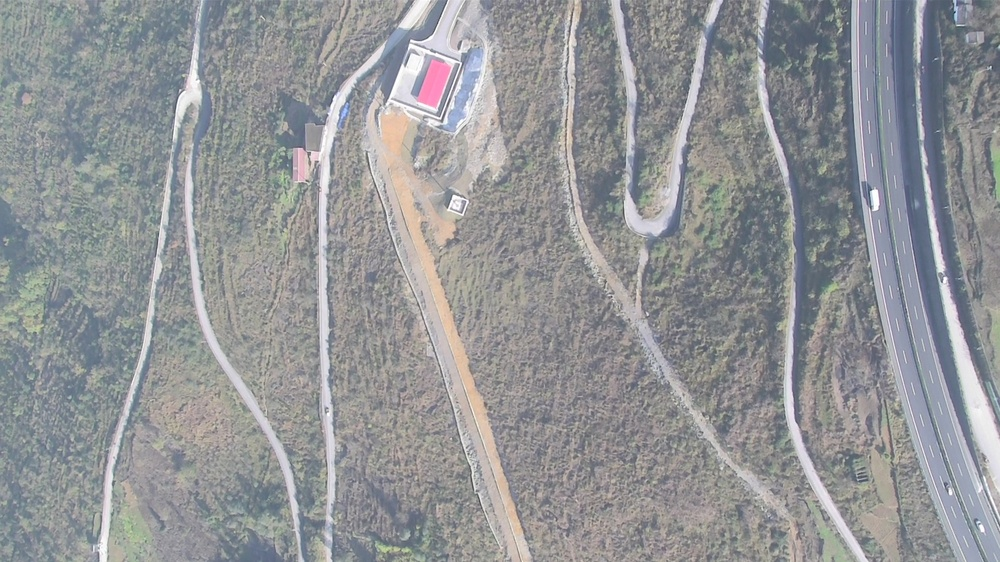
#> input picture 2997.jpg, 1000 x 562 px, shrunk from 1920 x 1080 before the run
$ python -i cmp.py   (imports and definitions only)   (older library calls are emulated)
#> lines starting #> are read from the running program, lines starting #| are printed output that depends on the picture; after the words box and inside, x2 and y2 are one past the last pixel; in counts of white or black regions, pixels touching at a corner belong together
#> further down, picture is the input picture: shape (562, 1000, 3); mean B, G, R 150.8, 148.3, 146.6
from skimage.measure import compare_ssim
from skimage.morphology import disk
from skimage.filters import rank
import argparse
import cv2
import numpy as np
import imutils
from PIL import Image
import imagehash
import pywt
threshold=10

#hash滑动窗口大小
boxsize=32
#hash 不同时的阈值
hash_threshold=50

def green_mask_detect(bgr_image):
#color_img bgr image
#return green part in color_img
    bgr_image = bgr_image.copy()
    lab_image=cv2.cvtColor(bgr_image, cv2.COLOR_BGR2LAB)
#> lab_image: shape (562, 1000, 3); mean of channels 0, 1, 2 156.2, 128, 126.5
    lab_planes=lab_image
    clahe=cv2.createCLAHE(clipLimit=4.0,tileGridSize=(4,4))

    dst=clahe.apply(lab_planes[:,:,0]);
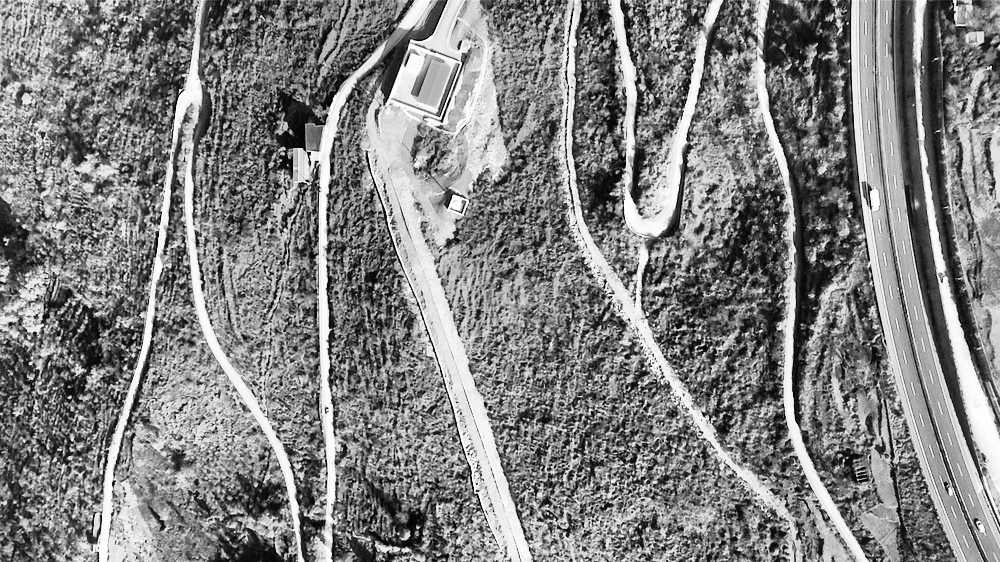
#> dst: shape (562, 1000); min 0, max 255, mean 129.4

    lab_planes[:,:,0]=dst;
#> lab_planes: shape (562, 1000, 3); mean of channels 0, 1, 2 129.4, 128, 126.5

    image_clahe=cv2.cvtColor(lab_planes,cv2.COLOR_LAB2BGR)
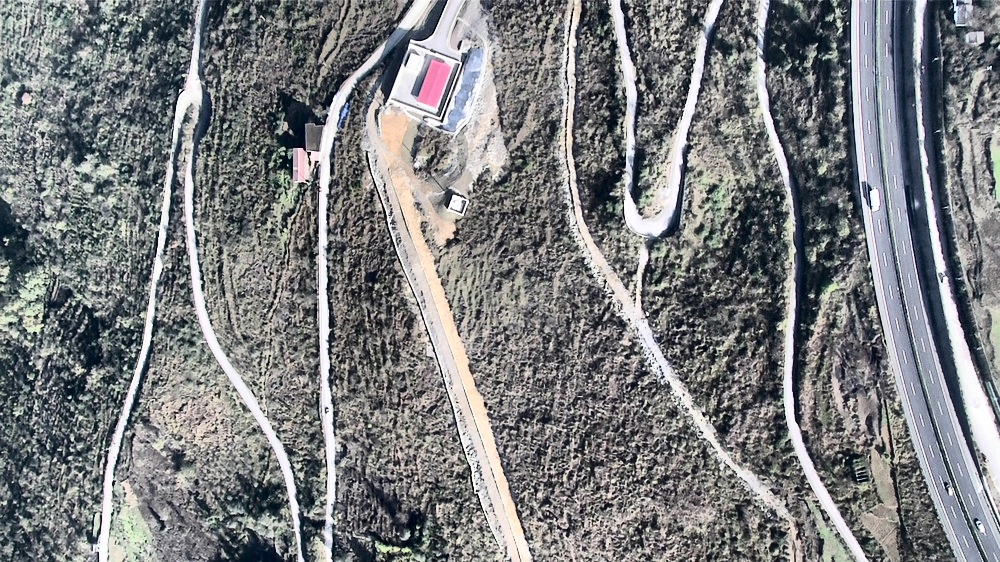
#> image_clahe: shape (562, 1000, 3); mean B, G, R 126.5, 124.4, 122.7

    ## convert to hsv
    hsv = cv2.cvtColor(image_clahe, cv2.COLOR_BGR2HSV)
#> hsv: shape (562, 1000, 3); mean H, S, V 82.1, 32.5, 130.1


    mask = cv2.inRange(hsv, (20, 10, 20), (90, 255,255))
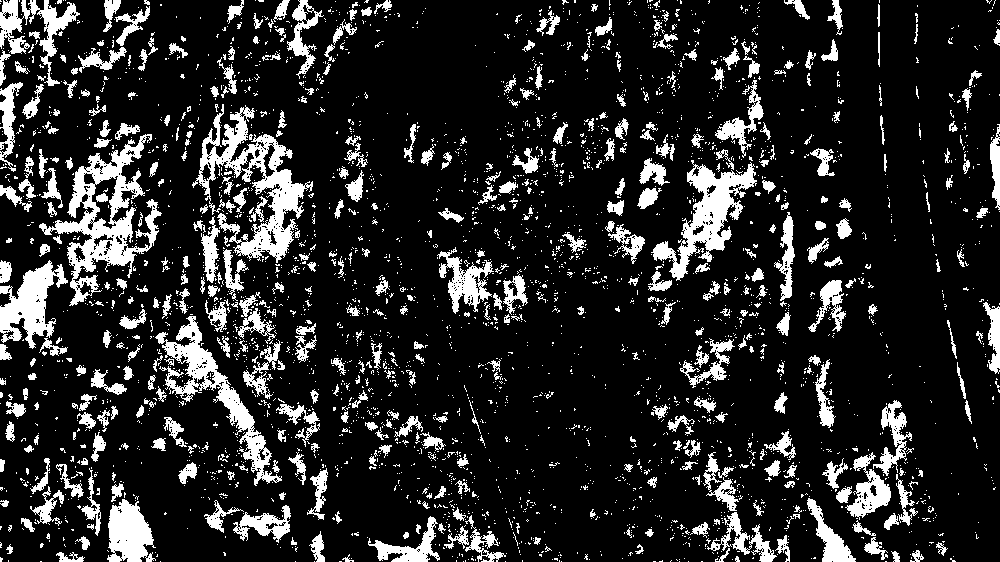
#> mask: shape (562, 1000); 15.8% white; 3349 white regions (2890 under 20 px), largest, box (x1, y1, x2, y2) and area: (39, 134, 162, 306) 6035, (192, 104, 313, 263) 5805, (651, 160, 757, 281) 4067

    mask[mask>0]=255
    return mask

#swt threshold 控制阴影的阈值 越大 阴影区域会检查的越多
swt_threshold=75
# [12 lines left out: function swt_shadow_mask_detect, not called in this run]
def threshold_shadow_mask_detect(gray):
    return cv2.threshold(gray,125,255,cv2.THRESH_BINARY_INV)[1];


# [86 lines left out: functions crop_black_border, ret_ssim_img, ret_hash_img, double_min_max, not called in this run]
import numpy as np

# [41 lines left out: function hist_match, not called in this run]


>>> import cv2
>>> picture = cv2.imread('2997.jpg')
>>> result = green_mask_detect(picture)

$ run again, on 3996.jpg
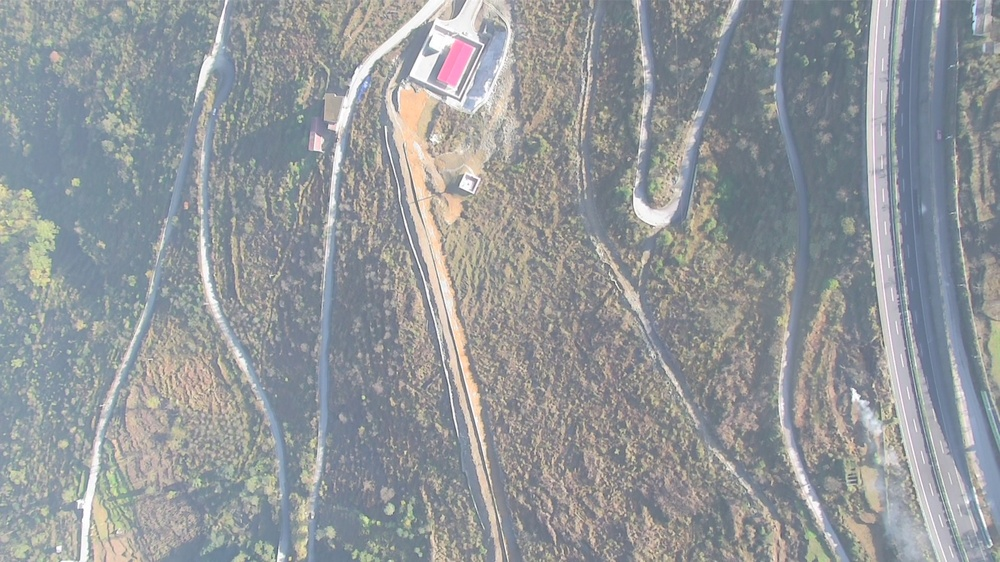
#> input picture 3996.jpg, 1000 x 562 px, shrunk from 1920 x 1080 before the run
#> picture is the input picture: shape (562, 1000, 3); mean B, G, R 155.3, 152.1, 148.3
#> lab_image: shape (562, 1000, 3); mean of channels 0, 1, 2 159.6, 127.4, 125.8
#> lab_planes: shape (562, 1000, 3); mean of channels 0, 1, 2 124.7, 127.4, 125.8
#> in green_mask_detect, `image_clahe=cv2.cvtColor(lab_planes,cv2.COLOR_LAB2BGR)`:
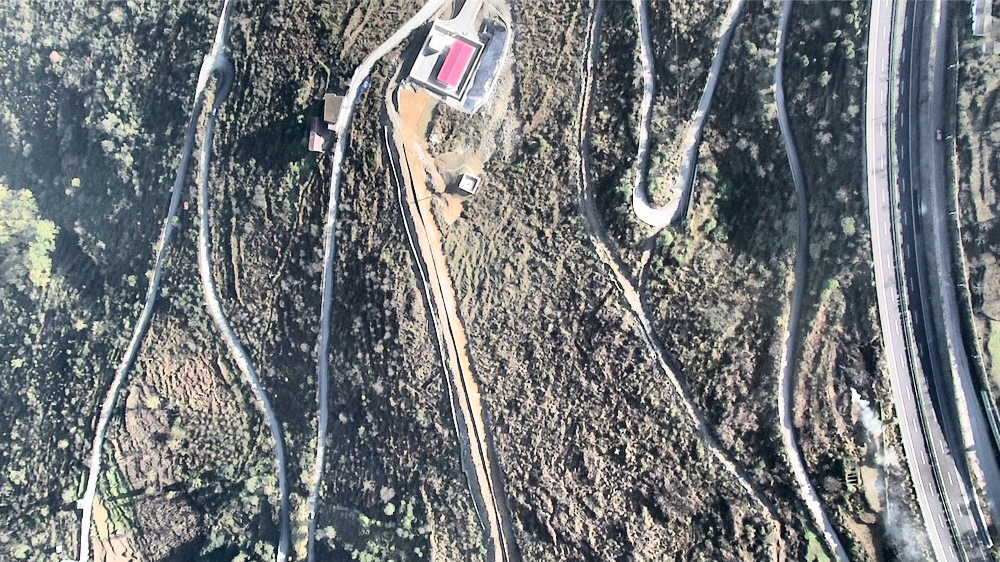
#> image_clahe: shape (562, 1000, 3); mean B, G, R 122.1, 119.5, 115.8
#> hsv: shape (562, 1000, 3); mean H, S, V 81.2, 41.2, 127.2
#> in green_mask_detect, `mask = cv2.inRange(hsv, (20, 10, 20), (90, 255,255))`:
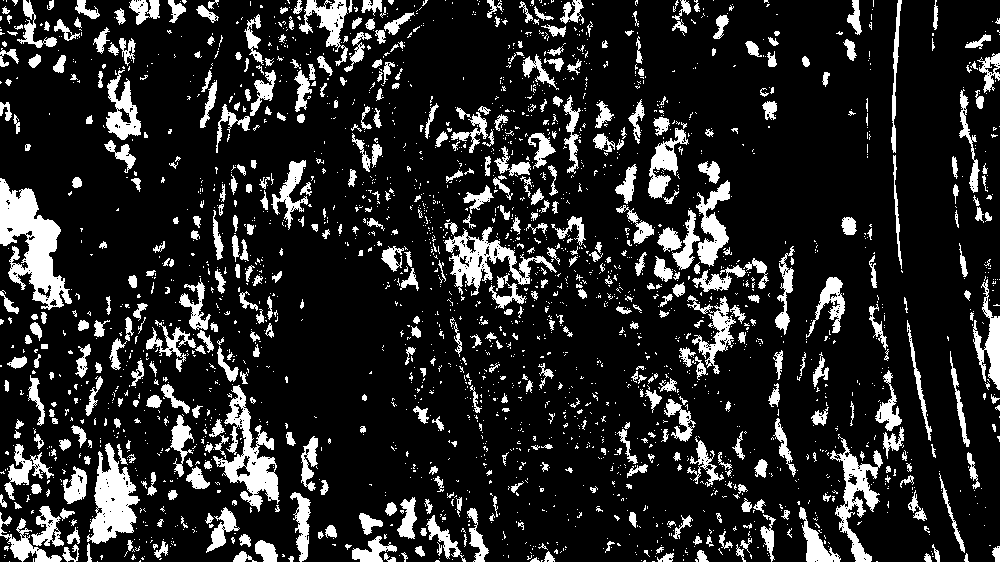
#> mask: shape (562, 1000); 15.6% white; 2517 white regions (1983 under 20 px), largest, box (x1, y1, x2, y2) and area: (0, 178, 72, 310) 4416, (213, 385, 280, 512) 2923, (87, 443, 140, 544) 2755

$ run again, on aligned.jpg
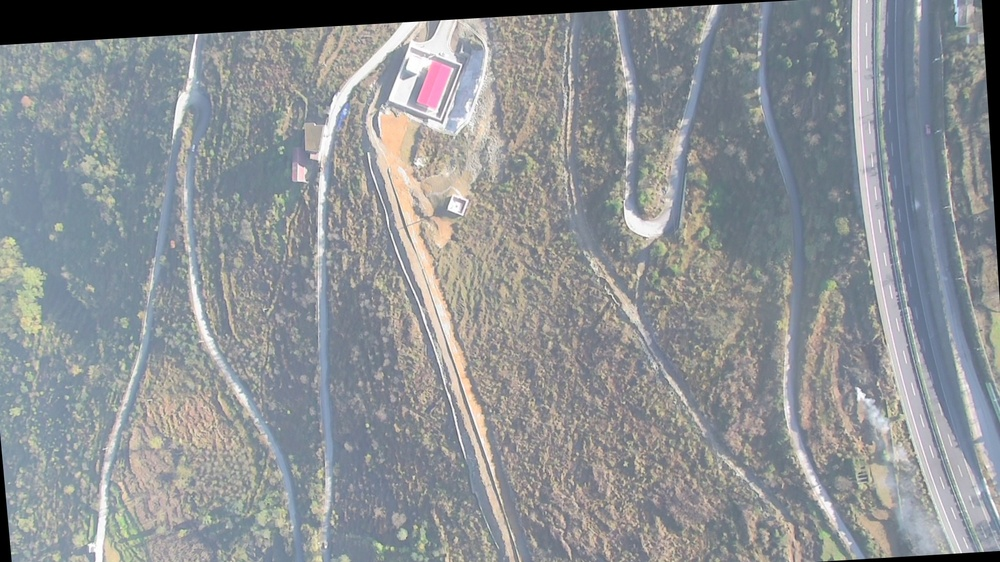
#> input picture aligned.jpg, 1000 x 562 px, shrunk from 1920 x 1080 before the run
#> picture is the input picture: shape (562, 1000, 3); mean B, G, R 148.8, 145.6, 142.1
#> lab_image: shape (562, 1000, 3); mean of channels 0, 1, 2 152.9, 127.5, 125.8
#> lab_planes: shape (562, 1000, 3); mean of channels 0, 1, 2 122.3, 127.5, 125.8
#> in green_mask_detect, `image_clahe=cv2.cvtColor(lab_planes,cv2.COLOR_LAB2BGR)`:
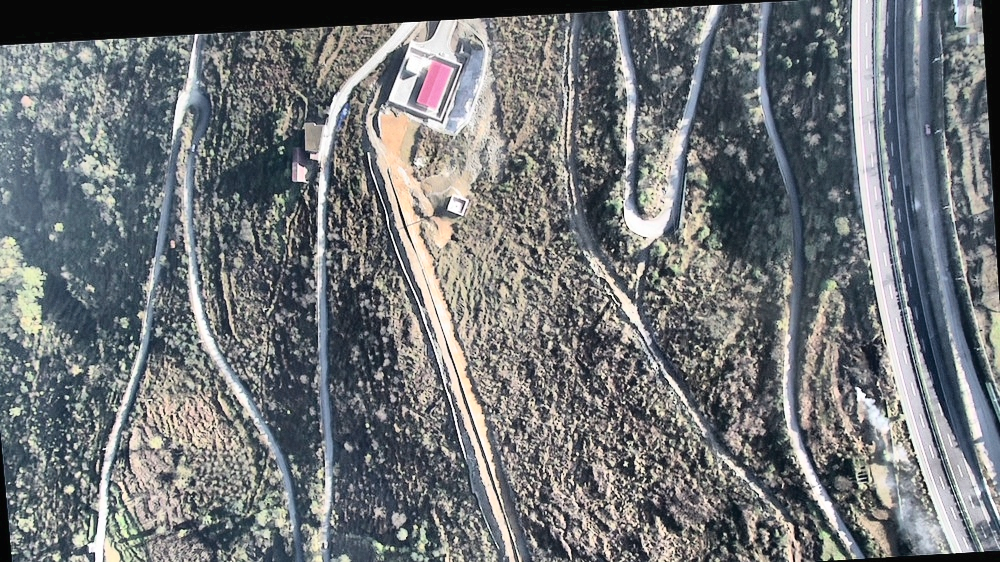
#> image_clahe: shape (562, 1000, 3); mean B, G, R 119.8, 117.2, 113.7
#> hsv: shape (562, 1000, 3); mean H, S, V 78.7, 38.4, 124.7
#> in green_mask_detect, `mask = cv2.inRange(hsv, (20, 10, 20), (90, 255,255))`:
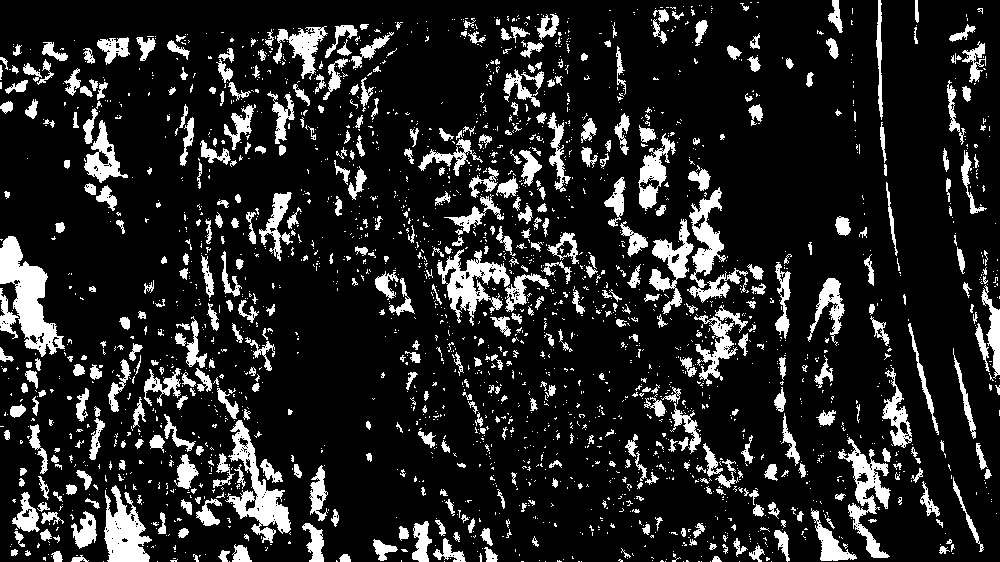
#> mask: shape (562, 1000); 14.5% white; 2395 white regions (1886 under 20 px), largest, box (x1, y1, x2, y2) and area: (0, 236, 65, 357) 3256, (225, 420, 291, 543) 2583, (437, 249, 510, 326) 2152
